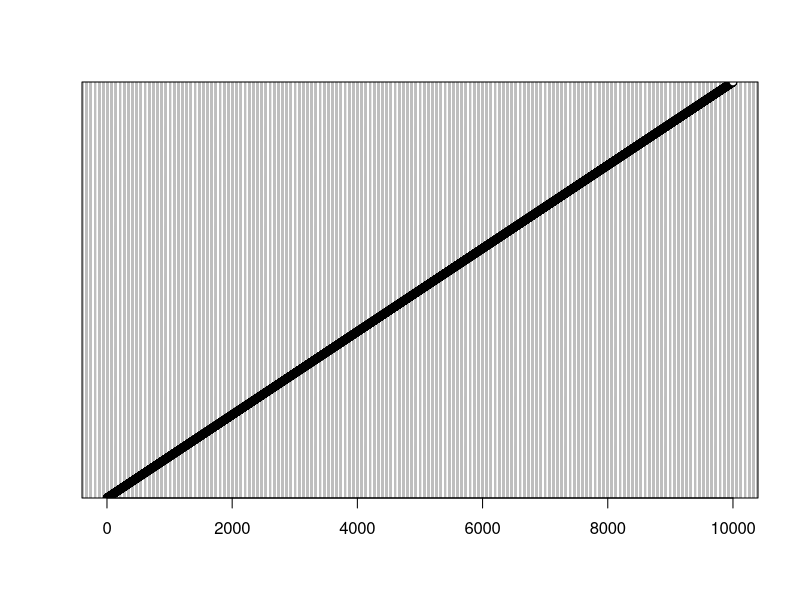
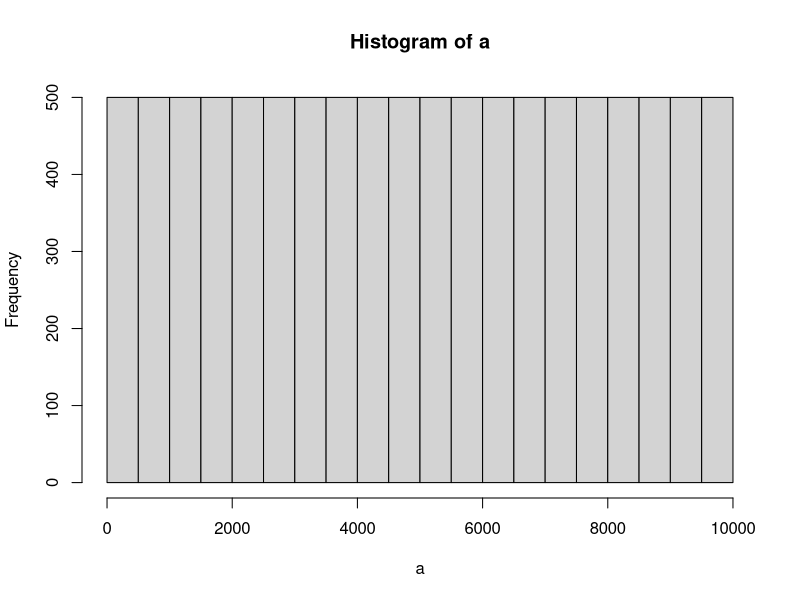
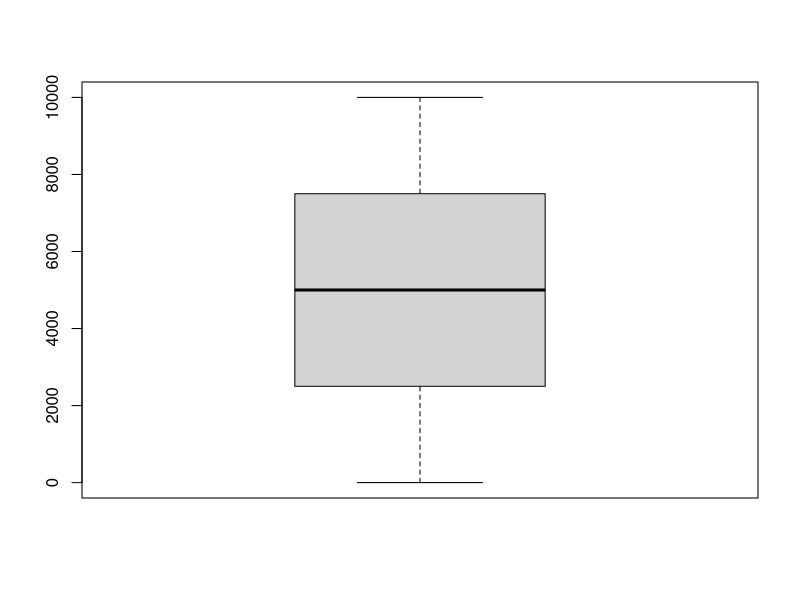

Reproduce these figures in R, in order.
a=c(1:10000)
a

dotchart(a)

stem(a)

hist(a)

boxplot(a)

quantile(a)

IQR(a)

var(a)

sd(a)

range(a)

summary(a)